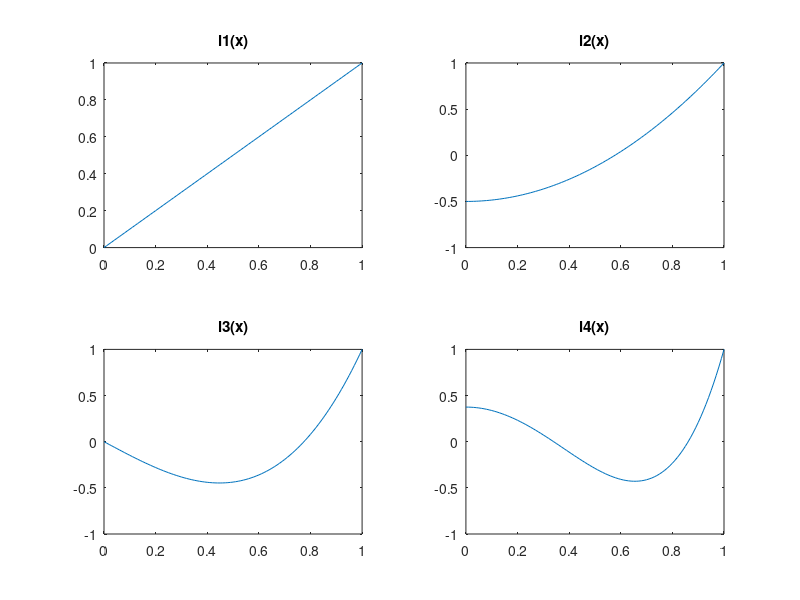

Reproduce this figure in MATLAB.
l1 = @(x) x;
l2 = @(x) 3 / 2 .* x .^ 2 - 1 / 2;
l3 = @(x) 5 / 2 .* x .^ 3 - 3 / 2 .* x;
l4 = @(x) 35 / 8 .* x .^ 4 - 15 /4 .* x .^ 2 + 3 / 8;

x = 0:0.01:1;

subplot(2, 2, 1);
plot(x, l1(x))
title('l1(x)')

subplot(2, 2, 2);
plot(x, l2(x))
title('l2(x)')

subplot(2, 2, 3);
plot(x, l3(x))
title('l3(x)')

subplot(2, 2, 4);
plot(x, l4(x))
title('l4(x)')